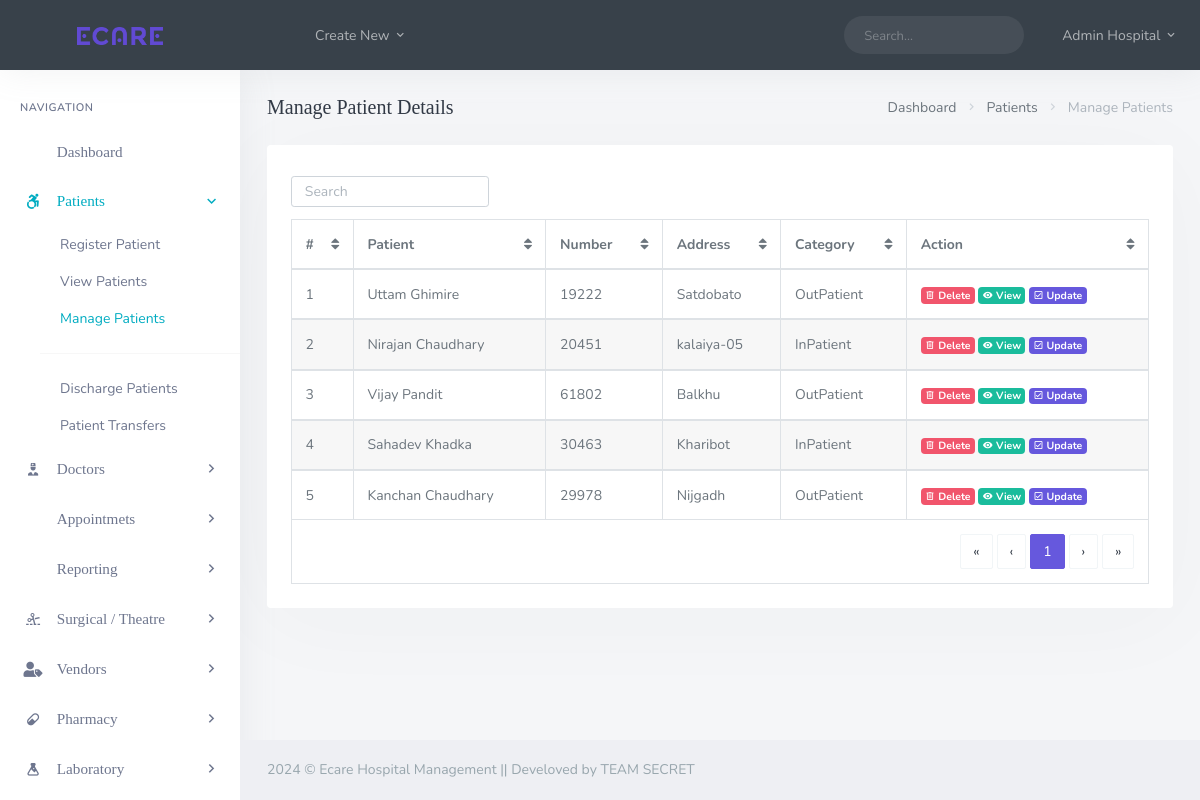
/backend/admin/his_admin_manage_patient.php (signed in), run on the app's committed database.
### tables this page shows
CREATE TABLE `his_admin` (
  `ad_id` int(20) NOT NULL,
  `ad_fname` varchar(200) DEFAULT NULL,
  `ad_lname` varchar(200) DEFAULT NULL,
  `ad_email` varchar(200) DEFAULT NULL,
  `ad_pwd` varchar(200) DEFAULT NULL,
  `ad_dpic` varchar(200) DEFAULT NULL
);

CREATE TABLE `his_patients` (
  `pat_id` int(20) NOT NULL,
  `pat_fname` varchar(200) DEFAULT NULL,
  `pat_lname` varchar(200) DEFAULT NULL,
  `pat_pwd` varchar(255) DEFAULT NULL,
  `pat_email` varchar(255) DEFAULT NULL,
  `pat_dpic` varchar(255) DEFAULT NULL,
  `pat_dob` varchar(200) DEFAULT NULL,
  `pat_age` varchar(200) DEFAULT NULL,
  `pat_number` varchar(200) DEFAULT NULL,
  `pat_addr` varchar(200) DEFAULT NULL,
  `pat_phone` varchar(200) DEFAULT NULL,
  `pat_type` varchar(200) DEFAULT NULL,
  `pat_date_joined` timestamp(6) NOT NULL DEFAULT current_timestamp(6) ON UPDATE current_timestamp(6),
  `pat_ailment` varchar(200) DEFAULT NULL,
  `pat_discharge_status` varchar(200) DEFAULT NULL,
  `surgery_status` varchar(255) DEFAULT NULL
);

### backend/admin/his_admin_manage_patient.php (the view, shortened to what this page needs)
<?php
  include('assets/inc/config.php');
?>
<!DOCTYPE html>
<html lang="en">
<?php include('assets/inc/head.php');?>
    <body>
        <div id="wrapper">
                <?php include('assets/inc/nav.php');?>
                <?php include("assets/inc/sidebar.php");?>
            <div class="content-page">
                <div class="content">
                    <div class="container-fluid">
                        <div class="row">
                            <div class="col-12">
                                <div class="page-title-box">
                                    <div class="page-title-right">
                                        <ol class="breadcrumb m-0">
                                            <li class="breadcrumb-item"><a href="javascript: void(0);">Dashboard</a></li>
                                            <li class="breadcrumb-item"><a href="javascript: void(0);">Patients</a></li>
                                            <li class="breadcrumb-item active">Manage Patients</li>
                                        </ol>
                                    </div>
                                    <h4 class="page-title">Manage Patient Details</h4>
                                </div>
                            </div>
                        </div>
                        <div class="row">
                            <div class="col-12">
                                <div class="card-box">
                                    <div class="mb-2">
                                        <div class="row">
                                            <div class="col-12 text-sm-center form-inline" >
                                                <div class="form-group">
                                                    <input id="demo-foo-search" type="text" placeholder="Search" class="form-control form-control-sm" autocomplete="on">
                                                </div>
                                            </div>
                                        </div>
                                    </div>
                                    <div class="table-responsive">
                                        <table id="demo-foo-filtering" class="table table-bordered toggle-circle mb-0" data-page-size="7">
                                            <thead>
                                            <tr>
                                                <th>#</th>
                                                <th data-toggle="true">Patient</th>
                                                <th data-hide="phone">Number</th>
                                                <th data-hide="phone">Address</th>
                                                <th data-hide="phone">Category</th>
                                                <th data-hide="phone">Action</th>
                                            </tr>
                                            </thead>
                                            <?php
                                            $ret = "SELECT * FROM his_patients WHERE pat_discharge_status IS NULL OR pat_discharge_status != 'Discharged' ORDER BY RAND()";
                                                $stmt= $mysqli->prepare($ret) ;
                                                $stmt->execute() ;
                                                $res=$stmt->get_result();
                                                $cnt=1;
                                                while($row=$res->fetch_object())
                                                {
                                            ?>
                                                <tbody>
                                                <tr>
                                                    <td><?php echo $cnt;?></td>
                                                    <td><?php echo $row->pat_fname;?> <?php echo $row->pat_lname;?></td>
                                                    <td><?php echo $row->pat_number;?></td>
                                                    <td><?php echo $row->pat_addr;?></td>
                                                    <td><?php echo $row->pat_type;?></td>
                                                    <td>
                                                        <a href="his_admin_manage_patient.php?delete=<?php echo $row->pat_id;?>" class="badge badge-danger"><i class=" mdi mdi-trash-can-outline "></i> Delete</a>
                                                        <a href="his_admin_view_single_patient.php?pat_id=<?php echo $row->pat_id;?>&&pat_number=<?php echo $row->pat_number;?>" class="badge badge-success"><i class="mdi mdi-eye"></i> View</a>
                                                        <a href="his_admin_update_single_patient.php?pat_id=<?php echo $row->pat_id;?>" class="badge badge-primary"><i class="mdi mdi-check-box-outline "></i> Update</a>
                                                    </td>
                                                </tr>
                                                </tbody>
                                            <?php  $cnt = $cnt +1 ; }?>
                                            <tfoot>
                                            <tr class="active">
                                                <td colspan="8">
                                                    <div class="text-right">
                                                        <ul class="pagination pagination-rounded justify-content-end footable-pagination m-t-10 mb-0"></ul>
                                                    </div>
                                                </td>
                                            </tr>
                                            </tfoot>
                                        </table>
                                    </div>
                                </div>
                            </div>
                        </div>
                    </div>
                </div>
                 <?php include('assets/inc/footer.php');?>
            </div>
        </div>
    </body>
</html>

### backend/admin/assets/inc/head.php (shortened to what this page needs)
<head>
        <link href="assets/libs/flatpickr/flatpickr.min.css" rel="stylesheet" type="text/css" />
        <link href="assets/css/bootstrap.min.css" rel="stylesheet" type="text/css" />
        <link href="assets/css/icons.min.css" rel="stylesheet" type="text/css" />
        <link href="assets/css/app.min.css" rel="stylesheet" type="text/css" />
         <link href="assets/libs/ladda/ladda-themeless.min.css" rel="stylesheet" type="text/css" />
        <link href="assets/libs/footable/footable.core.min.css" rel="stylesheet" type="text/css" />
</head>

### backend/admin/assets/inc/nav.php (shortened to what this page needs)
<?php
    $aid=$_SESSION['ad_id'];
    $ret="select * from his_admin where ad_id=?";
    $stmt= $mysqli->prepare($ret) ;
    $stmt->bind_param('i',$aid);
    $stmt->execute() ;
    $res=$stmt->get_result();
    while($row=$res->fetch_object())
    {
?>
    <div class="navbar-custom">
        <ul class="list-unstyled topnav-menu float-right mb-0">
            <li class="d-none d-sm-block">
                <form class="app-search">
                    <div class="app-search-box">
                        <div class="input-group">
                            <input type="text" class="form-control" placeholder="Search...">
                            <div class="input-group-append">
                                <button class="btn" type="submit">
                                    <i class="fe-search"></i>
                                </button>
                            </div>
                        </div>
                    </div>
                </form>
            </li>
            <li class="dropdown notification-list">
                <a class="nav-link dropdown-toggle nav-user mr-0 waves-effect waves-light" data-toggle="dropdown" href="#" role="button" aria-haspopup="false" aria-expanded="false">
                    <span class="pro-user-name ml-1">
                        <?php echo $row->ad_fname;?> <?php echo $row->ad_lname;?> <i class="mdi mdi-chevron-down"></i>
                    </span>
                </a>
            </li>
        </ul>
        <div class="logo-box">
            <a href="his_admin_dashboard.php" class="logo text-center">
                <span class="logo-lg">
                    <img src="assets/images/abc.png" alt="" height="18">
                </span>
            </a>
        </div>
        <ul class="list-unstyled topnav-menu topnav-menu-left m-0">
            <li>
                <button class="button-menu-mobile waves-effect waves-light">
                    <i class="fe-menu"></i>
                </button>
            </li>
            <li class="dropdown d-none d-lg-block">
                <a class="nav-link dropdown-toggle waves-effect waves-light" data-toggle="dropdown" href="#" role="button" aria-haspopup="false" aria-expanded="false">
                    Create New
                    <i class="mdi mdi-chevron-down"></i>
                </a>
            </li>
        </ul>
    </div>
<?php }?>

### backend/admin/assets/inc/sidebar.php (shortened to what this page needs)
<div class="left-side-menu">
                <div class="slimscroll-menu">
                    <div id="sidebar-menu">
                        <ul class="metismenu" id="side-menu">
                            <li class="menu-title">Navigation</li>
                            <li>
                                <a href="his_admin_dashboard.php">
                                    <i class="fe-airplay"></i>
                                    <span> Dashboard </span>
                                </a>
                            </li>
                            <li>
                                <a href="javascript: void(0);">
                                    <i class="fab fa-accessible-icon "></i>
                                    <span> Patients </span>
                                    <span class="menu-arrow"></span>
                                </a>
                                <ul class="nav-second-level" aria-expanded="false">
                                    <li>
                                        <a href="his_admin_register_patient.php">Register Patient</a>
                                    </li>
                                    <li>
                                        <a href="his_admin_view_patients.php">View Patients</a>
                                    </li>
                                    <li>
                                        <a href="his_admin_manage_patient.php">Manage Patients</a>
                                    </li>
                                    <hr>
                                    <li>
                                        <a href="his_admin_discharge_patient.php">Discharge Patients</a>
                                    </li>
                                    <li>
                                        <a href="his_admin_patient_transfer.php">Patient Transfers</a>
                                    </li>
                                </ul>
                            </li>
                            <li>
                                <a href="javascript: void(0);">
                                    <i class="mdi mdi-doctor"></i>
                                    <span> Doctors </span>
                                    <span class="menu-arrow"></span>
                                </a>
                            </li>
                            <li>
                                <a href="javascript: void(0);">
                                <i class="fa-solid fa-calendar-check"></i>
                                    <span> Appointmets </span>
                                    <span class="menu-arrow"></span>
                                </a>
                            </li>
                            <li>
                                <a href="javascript: void(0);">
                                    <i class="fe-share"></i>
                                    <span> Reporting </span>
                                    <span class="menu-arrow"></span>
                                </a>
                            </li>
                            <li>
                                <a href="javascript: void(0);">
                                    <i class="mdi mdi-scissors-cutting "></i>
                                    <span> Surgical / Theatre </span>
                                    <span class="menu-arrow"></span>
                                </a>
                            </li>
                            <li>
                                <a href="javascript: void(0);">
                                    <i class="fas fa-user-tag"></i>
                                    <span> Vendors </span>
                                    <span class="menu-arrow"></span>
                                </a>
                            </li>
                            <li>
                                <a href="javascript: void(0);">
                                    <i class="mdi mdi-pill"></i>
                                    <span> Pharmacy </span>
                                    <span class="menu-arrow"></span>
                                </a>
                            </li>
                            <li>
                                <a href="javascript: void(0);">
                                    <i class="mdi mdi-flask"></i>
                                    <span> Laboratory </span>
                                    <span class="menu-arrow"></span>
                                </a>
                            </li>
                        </ul>
                    </div>
                </div>
            </div>

### backend/admin/assets/inc/footer.php
<footer class="footer" >
    <div class="container-fluid">
        <div class="row">
            <div class="col-md-12">
                <?php echo date('Y'); ?> &copy; Ecare Hospital Management || Develoved by TEAM SECRET </a>
            </div>
        </div>
    </div>
</footer>

### data on the page
his_admin: ad_fname "Admin", ad_lname "Hospital"
his_patients: pat_fname "Uttam", pat_lname "Ghimire", pat_number "19222", pat_addr "Satdobato", pat_type "OutPatient"
his_patients: pat_fname "Nirajan", pat_lname "Chaudhary", pat_number "20451", pat_addr "kalaiya-05", pat_type "InPatient"
his_patients: pat_fname "Vijay", pat_lname "Pandit", pat_number "61802", pat_addr "Balkhu", pat_type "OutPatient"
his_patients: pat_fname "Sahadev", pat_lname "Khadka", pat_number "30463", pat_addr "Kharibot", pat_type "InPatient"
his_patients: pat_fname "Kanchan", pat_lname "Chaudhary", pat_number "29978", pat_addr "Nijgadh", pat_type "OutPatient"
